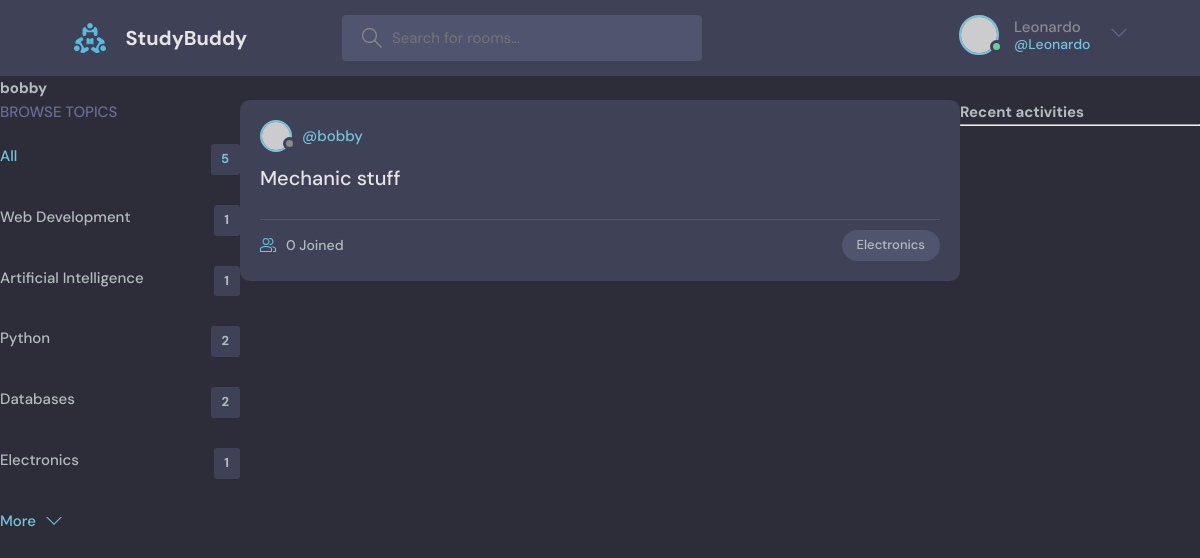
Page /profile/3 (signed in) on the committed database.
### base/models.py (models this page shows, shortened)
class Topic(models.Model):
    name = models.CharField(max_length=200)

class Room(models.Model):
    host = models.ForeignKey(User, on_delete=models.SET_NULL, null=True)
    topic = models.ForeignKey(Topic, on_delete=models.SET_NULL,null=True)
    name = models.CharField(max_length=200)
    description = models.TextField(null=True, blank=True)
    participants = models.ManyToManyField(User, related_name='participants', blank=True)
    updated = models.DateTimeField(auto_now=True)
    created = models.DateTimeField(auto_now_add=True)
    class Meta:
        ordering = ['-updated', '-created']

### base/views.py (the view)
# urls.py: path('profile/<int:id>', views.userProfile, name='userprofile'),
def userProfile(request, id):
    user = User.objects.get(id=id)
    rooms = user.room_set.all()
    room_messages = user.message_set.all()
    topics = Topic.objects.all()
    context = {'user':user, 'rooms':rooms, 'topics': topics, 'room-messages': room_messages}
    return render(request, 'base/profile.html', context)

### base/templates/base/profile.html (shortened to what this page needs)
{% extends "main.html" %}
{% block content %}
<h1>{{ user.username }}</h1>
<div class="profile-container">
    <div>
        {% include "base/topics_component.html" %}
    </div>
    <div>
        {% include "base/feed_component.html" %}
    </div>
    <div>
        {% include "base/activity_component.html" %}
    </div>
</div>
{% endblock %}

### templates/navbar.html (shortened to what this page needs)
{% load static %}
<header class="header header--loggedIn">
    <div class="container">
      <a href="{% url 'home' %}" class="header__logo">
        <img src="{% static 'images/logo.svg' %}" />
        <h1>StudyBuddy</h1>
      </a>
      <form class="header__search" method="GET" action="{% url 'home' %}">
        <label>
          <input placeholder="Search for rooms..." />
        </label>
      </form>
      <nav class="header__menu">
        {% if request.user.is_authenticated %}
        <div class="header__user">
          <a href="profile.html">
            <div class="avatar avatar--medium active">
              <img src="https://randomuser.me/api/portraits/men/37.jpg" />
            </div>
            <p>{{ request.user.username }}<span>@{{ request.user.username }}</span></p>
          </a>
          <button class="dropdown-button">
            <svg version="1.1" xmlns="http://www.w3.org/2000/svg" width="32" height="32" viewBox="0 0 32 32">
              <title>chevron-down</title>
              <path d="M16 21l-13-13h-3l16 16 16-16h-3l-13 13z"></path>
            </svg>
          </button>
        </div>
        {% else %}
        <a href="{% url 'login' %}">
          <img src="{% static 'images/avatar.svg' %}" />
          <p>Login</p>
        </a>
        {% endif %}
      </nav>
    </div>
  </header>

### base/templates/base/topics_component.html
<div class="topics">
    <div class="topics__header">
      <h2>Browse Topics</h2>
    </div>
    <ul class="topics__list">
      <li>
        <a href="{% url 'home' %}" class="active">All <span>{{topics.count}}</span></a>
      </li>
      {% for topic in topics %}
      <li>
        <a href="{% url 'home' %}?q={{ topic.name }}">{{topic.name}}<span>{{topic.room_set.all.count}}</span></a>
      </li>
      {% endfor %}
    <a class="btn btn--link" href="topics.html">
      More
      <svg version="1.1" xmlns="http://www.w3.org/2000/svg" width="32" height="32" viewBox="0 0 32 32">
        <title>chevron-down</title>
        <path d="M16 21l-13-13h-3l16 16 16-16h-3l-13 13z"></path>
      </svg>
    </a>
  </div>

### base/templates/base/feed_component.html (shortened to what this page needs)
{% for room in rooms %}
<div class="roomListRoom">
    <div class="roomListRoom__header">
      <a href="{% url 'userprofile' room.host.id %}" class="roomListRoom__author">
        <div class="avatar avatar--small">
          <img src="https://randomuser.me/api/portraits/women/11.jpg" />
        </div>
        <span>@{{room.host.username}}</span>
      </a>
    </div>
    <div class="roomListRoom__content">
      <a href="{% url 'room' room.id %}">{{room.name}}</a>
    </div>
    <div class="roomListRoom__meta">
      <a href="{% url 'room' room.id %}" class="roomListRoom__joined">
        {{room.participants.all.count}} Joined
      </a>
      <p class="roomListRoom__topic">{{room.topic.name}}</p>
    </div>
  </div>
{% endfor %}

### base/templates/base/profile.html (style rules this page uses)
.profile-container { display: grid ; grid-template-columns: 1fr 3fr 1fr; }

### rows in the picture
Topic: name "Web Development", room_set.all.count "1"
Topic: name "Artificial Intelligence", room_set.all.count "1"
Topic: name "Python", room_set.all.count "2"
Topic: name "Databases", room_set.all.count "2"
Topic: name "Electronics", room_set.all.count "1"
Room: host.username "bobby", name "Mechanic stuff", participants.all.count "0", topic.name "Electronics"

### other values in the picture
{{ request.user.username }} "Leonardo"
{{ user.username }} "bobby"
{{ topics.count }} "5"
